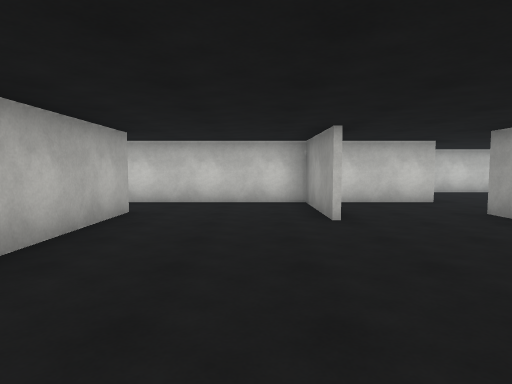
View 1 (above)

24 first-person views from a walk through a Unity game level. The camera is 1.5 m above the floor, tilts 4° down and sees 75° across. The floor is counted in squares, 2 m on a side. Each view is taken from the middle of a square. On the plan, view 1 faces up. The plan holds only what a view shows up to about 11 squares ahead; the rest is blank. The place goes on beyond the plan. The player is left out. Surface patterns are stand-ins for the level's own textures.

View 2
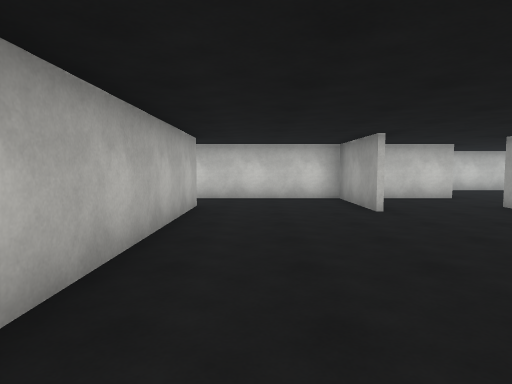

View 3
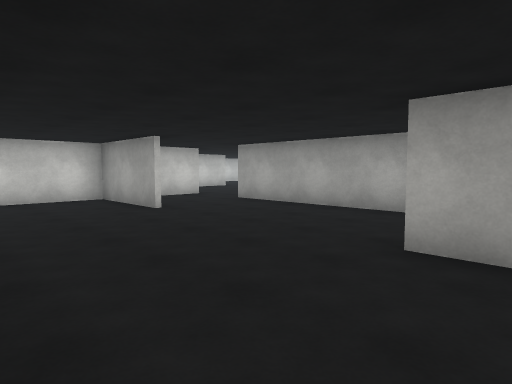

View 4
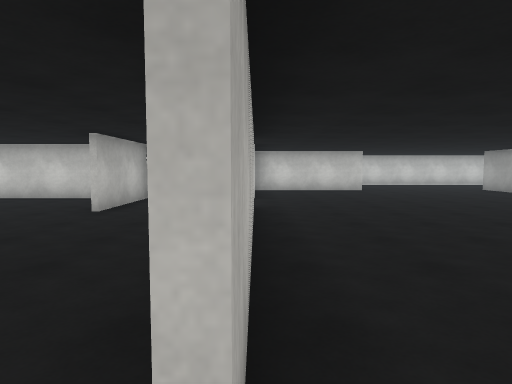

View 5
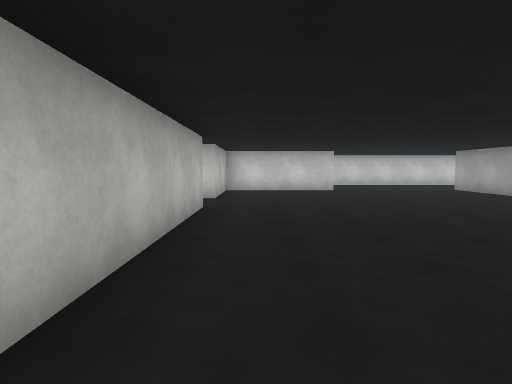

View 6
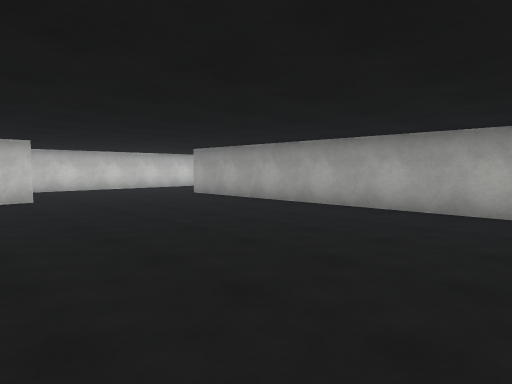

View 7
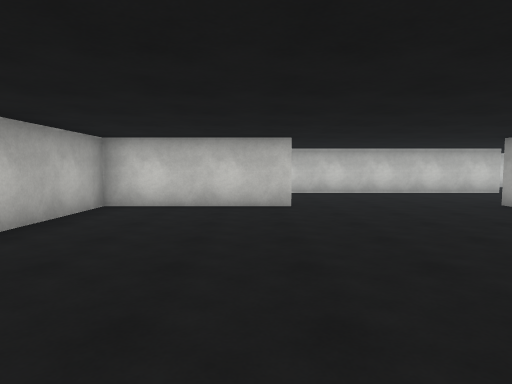

View 8
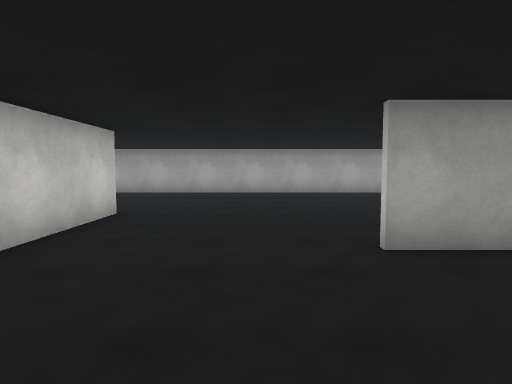

View 9
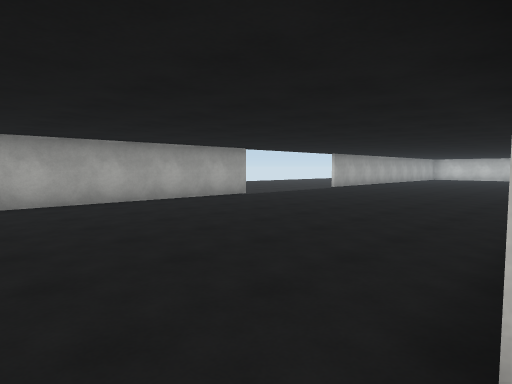

View 10
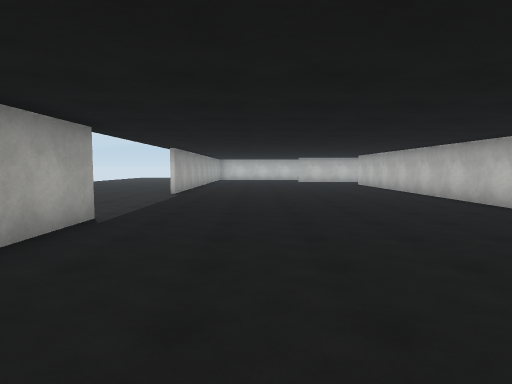

View 11
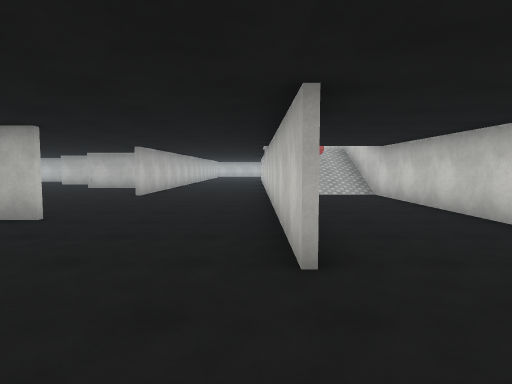

View 12
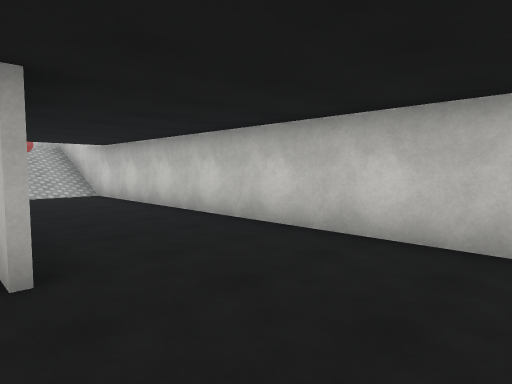

View 13
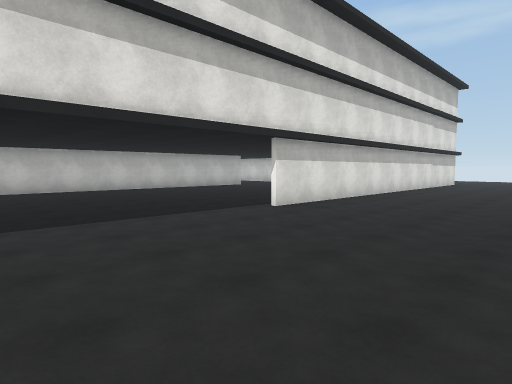

View 14
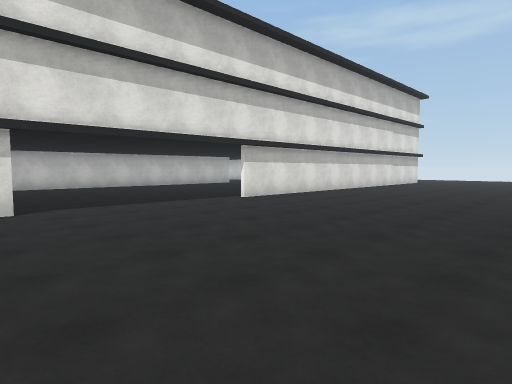

View 15
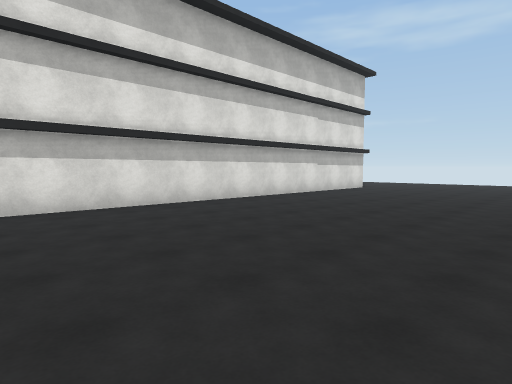

View 16
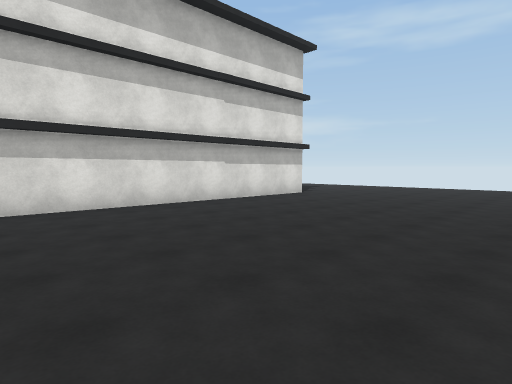

View 17
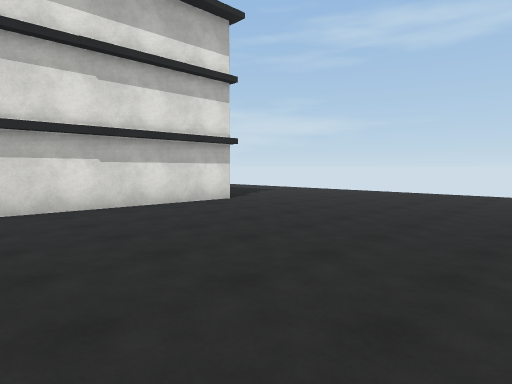

View 18
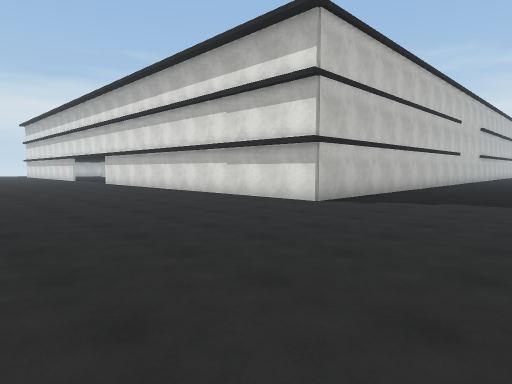

View 19
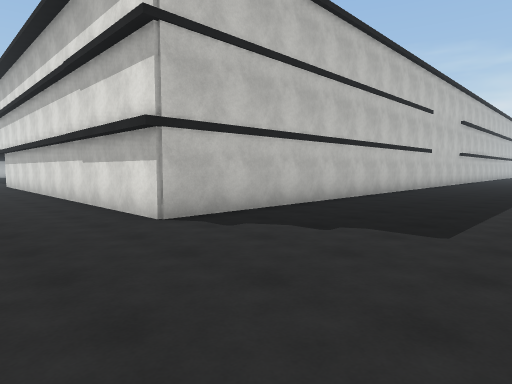

View 20
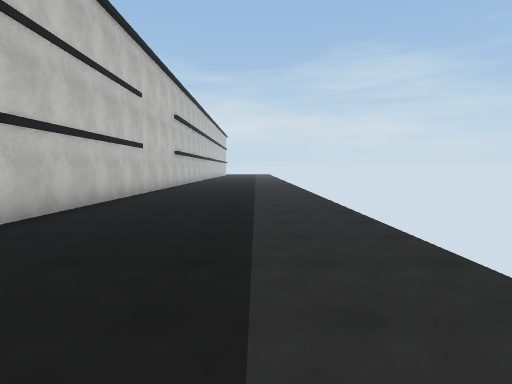

View 21
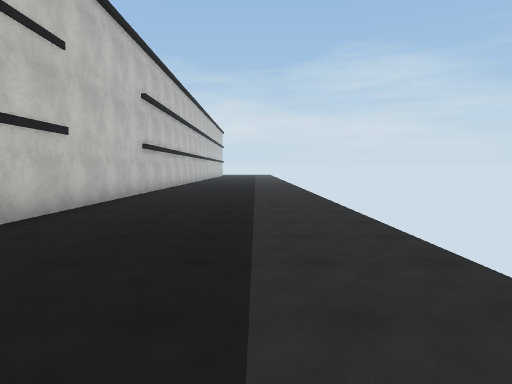

View 22
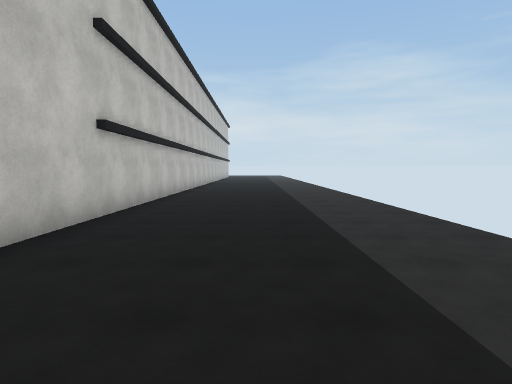

View 23
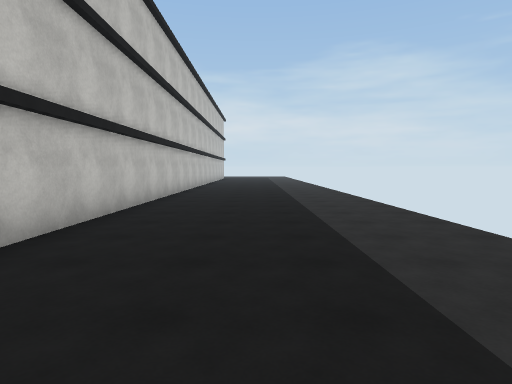

View 24
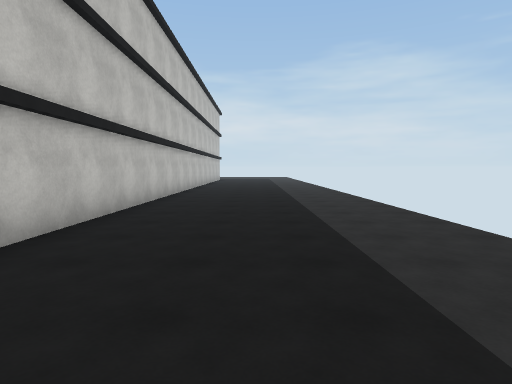

### Floor plan
Key: @ floor where view 1 was taken; # wall or solid block; . floor; / step, stairs or slope.
Columns run from 6 left of view 1 to 26 right of it. Each row starts with its distance up from view 1.
 22 .................................
 21 .................................
 20 .................................
 19 .................................
 18 ##########################.......
 17           ////...........#......
 16           // /...........#.......
 15                 .........#.......
 14              ########....#.......
 13             .............#.......
 12             .............#.......
 11           ####...........#.......
 10           #.......#......#.......
  9           #.......#......#.......
  8    ########.......#......#.......
  7    ....#..........#......#.......
  6     ...#..........#......#.......
  5     #..#..#.......#......#.......
  4     #.....#.......#.............
  3     #.....#.......#..............
  2     #.....#...... #..............
  1     #.....#...    #..............
  0      .@#..#..     #......#.......
 -1     ...#  ..      #......#.......

Where each view was taken, in squares from view 1:
view 1: 0 up, 0 right, facing up
view 2: 1 down, 1 left, facing up
view 3: 1 down, 2 left, facing up-right
view 4: 1 down, 4 right, facing up
view 5: 1 down, 5 right, facing up
view 6: 2 up, 6 right, facing up-right
view 7: 4 up, 7 right, facing up
view 8: 12 up, 9 right, facing right
view 9: 12 up, 12 right, facing down-right
view 10: 10 up, 17 right, facing down
view 11: 14 up, 17 right, facing left
view 12: 14 up, 17 right, facing up-left
view 13: 0 up, 24 right, facing up-left
view 14: 1 down, 26 right, facing up-left
view 15: 5 up, 26 right, facing up-left
view 16: 9 up, 26 right, facing up-left
view 17: 12 up, 26 right, facing up-left
view 18: 22 up, 26 right, facing down-left
view 19: 22 up, 22 right, facing down-left
view 20: 21 up, 18 right, facing left
view 21: 21 up, 14 right, facing left
view 22: 20 up, 9 right, facing left
view 23: 20 up, 5 right, facing left
view 24: 20 up, 2 right, facing left
